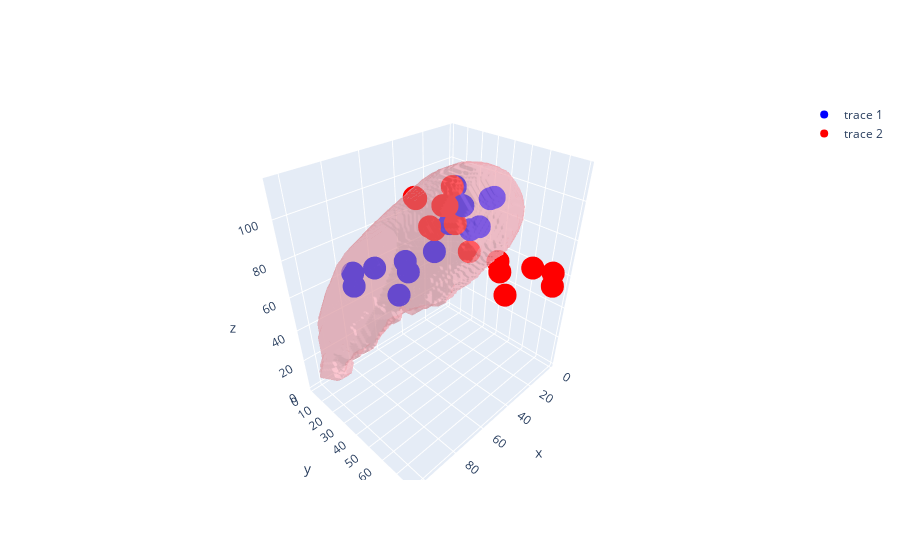

The notebook cell saved with this chart:
### Code cell
points = cj.T
points = points[:, [1, 0, 2]].astype(np.float64)


x, y, z = vertices.T
i, j, k = faces.T

mesh = go.Mesh3d(x=x, y=y, z=z, i=i, j=j, k=k, color='lightpink', opacity=0.50)
fig = go.Figure(data=[mesh])
fig.add_trace(go.Scatter3d(x=points[:,0], y=points[:,1], z=points[:,2], mode='markers', marker=dict(size=8, color='blue')))
# fig.add_trace(go.Scatter3d(x=points[:,0], y=points[:,2], z=points[:,1], mode='markers', marker=dict(size=8, color='magenta')))
fig.add_trace(go.Scatter3d(x=points[:,1], y=points[:,0], z=points[:,2], mode='markers', marker=dict(size=8, color='red')))
# fig.add_trace(go.Scatter3d(x=points[:,2], y=points[:,1], z=points[:,0], mode='markers', marker=dict(size=8, color='green')))
fig.show()

### Figure 1 — Plotly figure (JSON) as saved in the notebook; plotly's stock layout.template omitted (floating-point values rounded to 4 significant figures; data arrays with more than 128 entries replaced by an {"elided": "..."} marker saying what was removed)
{"data": [{"color": "lightpink", "i": {"elided": "55660 int values"}, "j": {"elided": "55660 int values"}, "k": {"elided": "55660 int values"}, "opacity": 0.5, "type": "mesh3d", "x": {"elided": "27832 float values"}, "y": {"elided": "27832 float values"}, "z": {"elided": "27832 float values"}}, {"marker": {"color": "blue", "size": 8}, "mode": "markers", "type": "scatter3d", "x": [75, 44, 79, 57, 71, 33, 27, 21, 29, 20, 63, 12, 39, 22, 34], "y": [5, 9, 11, 18, 18, 20, 25, 28, 30, 33, 33, 38, 44, 48, 50], "z": [62, 57, 59, 46, 69, 63, 79, 88, 101, 76, 70, 92, 99, 99, 89]}, {"marker": {"color": "red", "size": 8}, "mode": "markers", "type": "scatter3d", "x": [5, 9, 11, 18, 18, 20, 25, 28, 30, 33, 33, 38, 44, 48, 50], "y": [75, 44, 79, 57, 71, 33, 27, 21, 29, 20, 63, 12, 39, 22, 34], "z": [62, 57, 59, 46, 69, 63, 79, 88, 101, 76, 70, 92, 99, 99, 89]}], "layout": {}}
